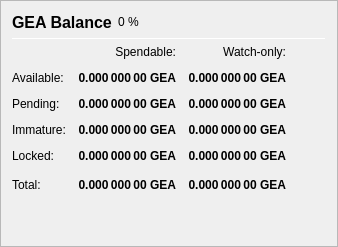
                   <widget class="QFrame" name="frame_Balances">
                    <property name="frameShape">
                     <enum>QFrame::StyledPanel</enum>
                    </property>
                    <property name="frameShadow">
                     <enum>QFrame::Raised</enum>
                    </property>
                    <layout class="QVBoxLayout" name="verticalLayout_4">
                     <item>
                      <layout class="QHBoxLayout" name="horizontalLayout_4">
                       <item>
                        <widget class="QLabel" name="label_5">
                         <property name="minimumSize">
                          <size>
                           <width>0</width>
                           <height>20</height>
                          </size>
                         </property>
                         <property name="font">
                          <font>
                           <pointsize>12</pointsize>
                           <weight>75</weight>
                           <bold>true</bold>
                          </font>
                         </property>
                         <property name="text">
                          <string>GEA Balance</string>
                         </property>
                        </widget>
                       </item>
                       <item>
                        <widget class="QLabel" name="labelGEAPercent">
                         <property name="text">
                          <string notr="true">0 %</string>
                         </property>
                        </widget>
                       </item>
                       <item>
                        <spacer name="horizontalSpacer_3">
                         <property name="orientation">
                          <enum>Qt::Horizontal</enum>
                         </property>
                         <property name="sizeHint" stdset="0">
                          <size>
                           <width>40</width>
                           <height>20</height>
                          </size>
                         </property>
                        </spacer>
                       </item>
                      </layout>
                     </item>
                     <item>
                      <widget class="Line" name="line_Balance">
                       <property name="minimumSize">
                        <size>
                         <width>0</width>
                         <height>1</height>
                        </size>
                       </property>
                       <property name="maximumSize">
                        <size>
                         <width>16777215</width>
                         <height>1</height>
                        </size>
                       </property>
                       <property name="orientation">
                        <enum>Qt::Horizontal</enum>
                       </property>
                      </widget>
                     </item>
                     <item>
                      <layout class="QGridLayout" name="gridLayout">
                       <property name="spacing">
                        <number>12</number>
                       </property>
                       <item row="0" column="1">
                        <widget class="QLabel" name="labelSpendable">
                         <property name="text">
                          <string>Spendable:</string>
                         </property>
                         <property name="alignment">
                          <set>Qt::AlignRight|Qt::AlignTrailing|Qt::AlignVCenter</set>
                         </property>
                        </widget>
                       </item>
                       <item row="0" column="2">
                        <widget class="QLabel" name="labelWatchonly">
                         <property name="text">
                          <string>Watch-only:</string>
                         </property>
                         <property name="alignment">
                          <set>Qt::AlignRight|Qt::AlignTrailing|Qt::AlignVCenter</set>
                         </property>
                        </widget>
                       </item>
                       <item row="1" column="0">
                        <widget class="QLabel" name="labelBalanceText">
                         <property name="text">
                          <string>Available:</string>
                         </property>
                        </widget>
                       </item>
                       <item row="1" column="1">
                        <widget class="QLabel" name="labelBalance">
                         <property name="font">
                          <font>
                           <weight>75</weight>
                           <bold>true</bold>
                          </font>
                         </property>
                         <property name="cursor">
                          <cursorShape>IBeamCursor</cursorShape>
                         </property>
                         <property name="toolTip">
                          <string>Your current spendable balance</string>
                         </property>
                         <property name="text">
                          <string notr="true">0.000 000 00 GEA</string>
                         </property>
                         <property name="alignment">
                          <set>Qt::AlignRight|Qt::AlignTrailing|Qt::AlignVCenter</set>
                         </property>
                         <property name="textInteractionFlags">
                          <set>Qt::LinksAccessibleByMouse|Qt::TextSelectableByKeyboard|Qt::TextSelectableByMouse</set>
                         </property>
                        </widget>
                       </item>
                       <item row="1" column="2">
                        <widget class="QLabel" name="labelWatchAvailable">
                         <property name="font">
                          <font>
                           <weight>75</weight>
                           <bold>true</bold>
                          </font>
                         </property>
                         <property name="cursor">
                          <cursorShape>IBeamCursor</cursorShape>
                         </property>
                         <property name="toolTip">
                          <string>Your current balance in watch-only addresses</string>
                         </property>
                         <property name="text">
                          <string notr="true">0.000 000 00 GEA</string>
                         </property>
                         <property name="alignment">
                          <set>Qt::AlignRight|Qt::AlignTrailing|Qt::AlignVCenter</set>
                         </property>
                         <property name="textInteractionFlags">
                          <set>Qt::LinksAccessibleByMouse|Qt::TextSelectableByKeyboard|Qt::TextSelectableByMouse</set>
                         </property>
                        </widget>
                       </item>
                       <item row="2" column="0">
                        <widget class="QLabel" name="labelPendingText">
                         <property name="text">
                          <string>Pending:</string>
                         </property>
                        </widget>
                       </item>
                       <item row="2" column="1">
                        <widget class="QLabel" name="labelUnconfirmed">
                         <property name="font">
                          <font>
                           <weight>75</weight>
                           <bold>true</bold>
                          </font>
                         </property>
                         <property name="cursor">
                          <cursorShape>IBeamCursor</cursorShape>
                         </property>
                         <property name="toolTip">
                          <string>Total of transactions that have yet to be confirmed, and do not yet count toward the spendable balance</string>
                         </property>
                         <property name="text">
                          <string notr="true">0.000 000 00 GEA</string>
                         </property>
                         <property name="alignment">
                          <set>Qt::AlignRight|Qt::AlignTrailing|Qt::AlignVCenter</set>
                         </property>
                         <property name="textInteractionFlags">
                          <set>Qt::LinksAccessibleByMouse|Qt::TextSelectableByKeyboard|Qt::TextSelectableByMouse</set>
                         </property>
                        </widget>
                       </item>
                       <item row="2" column="2">
                        <widget class="QLabel" name="labelWatchPending">
                         <property name="font">
                          <font>
                           <weight>75</weight>
                           <bold>true</bold>
                          </font>
                         </property>
                         <property name="cursor">
                          <cursorShape>IBeamCursor</cursorShape>
                         </property>
                         <property name="toolTip">
                          <string>Unconfirmed transactions to watch-only addresses</string>
                         </property>
                         <property name="text">
                          <string notr="true">0.000 000 00 GEA</string>
                         </property>
                         <property name="alignment">
                          <set>Qt::AlignRight|Qt::AlignTrailing|Qt::AlignVCenter</set>
                         </property>
                         <property name="textInteractionFlags">
                          <set>Qt::LinksAccessibleByMouse|Qt::TextSelectableByKeyboard|Qt::TextSelectableByMouse</set>
                         </property>
                        </widget>
                       </item>
                       <item row="3" column="0">
                        <widget class="QLabel" name="labelImmatureText">
                         <property name="text">
                          <string>Immature:</string>
                         </property>
                        </widget>
                       </item>
                       <item row="3" column="1">
                        <widget class="QLabel" name="labelImmature">
                         <property name="font">
                          <font>
                           <weight>75</weight>
                           <bold>true</bold>
                          </font>
                         </property>
                         <property name="cursor">
                          <cursorShape>IBeamCursor</cursorShape>
                         </property>
                         <property name="toolTip">
                          <string>Staked or masternode rewards that has not yet matured</string>
                         </property>
                         <property name="text">
                          <string notr="true">0.000 000 00 GEA</string>
                         </property>
                         <property name="alignment">
                          <set>Qt::AlignRight|Qt::AlignTrailing|Qt::AlignVCenter</set>
                         </property>
                         <property name="textInteractionFlags">
                          <set>Qt::LinksAccessibleByMouse|Qt::TextSelectableByKeyboard|Qt::TextSelectableByMouse</set>
                         </property>
                        </widget>
                       </item>
                       <item row="3" column="2">
                        <widget class="QLabel" name="labelWatchImmature">
                         <property name="font">
                          <font>
                           <weight>75</weight>
                           <bold>true</bold>
                          </font>
                         </property>
                         <property name="cursor">
                          <cursorShape>IBeamCursor</cursorShape>
                         </property>
                         <property name="toolTip">
                          <string>Staked or masternode rewards in watch-only addresses that has not yet matured</string>
                         </property>
                         <property name="text">
                          <string notr="true">0.000 000 00 GEA</string>
                         </property>
                         <property name="alignment">
                          <set>Qt::AlignRight|Qt::AlignTrailing|Qt::AlignVCenter</set>
                         </property>
                         <property name="textInteractionFlags">
                          <set>Qt::LinksAccessibleByMouse|Qt::TextSelectableByKeyboard|Qt::TextSelectableByMouse</set>
                         </property>
                        </widget>
                       </item>
                       <item row="4" column="0">
                        <widget class="QLabel" name="labelLockedBalanceText">
                         <property name="toolTip">
                          <string>Locked GEA or Masternode collaterals. These are excluded from zGEA minting.</string>
                         </property>
                         <property name="text">
                          <string>Locked:</string>
                         </property>
                        </widget>
                       </item>
                       <item row="4" column="1">
                        <widget class="QLabel" name="labelLockedBalance">
                         <property name="font">
                          <font>
                           <weight>75</weight>
                           <bold>true</bold>
                          </font>
                         </property>
                         <property name="cursor">
                          <cursorShape>IBeamCursor</cursorShape>
                         </property>
                         <property name="toolTip">
                          <string>Locked GEA or Masternode collaterals. These are excluded from zGEA minting.</string>
                         </property>
                         <property name="text">
                          <string notr="true">0.000 000 00 GEA</string>
                         </property>
                         <property name="alignment">
                          <set>Qt::AlignRight|Qt::AlignTrailing|Qt::AlignVCenter</set>
                         </property>
                         <property name="textInteractionFlags">
                          <set>Qt::LinksAccessibleByMouse|Qt::TextSelectableByKeyboard|Qt::TextSelectableByMouse</set>
                         </property>
                        </widget>
                       </item>
                       <item row="4" column="2">
                        <widget class="QLabel" name="labelWatchLocked">
                         <property name="font">
                          <font>
                           <weight>75</weight>
                           <bold>true</bold>
                          </font>
                         </property>
                         <property name="cursor">
                          <cursorShape>IBeamCursor</cursorShape>
                         </property>
                         <property name="toolTip">
                          <string>Current locked balance in watch-only addresses</string>
                         </property>
                         <property name="text">
                          <string notr="true">0.000 000 00 GEA</string>
                         </property>
                         <property name="alignment">
                          <set>Qt::AlignRight|Qt::AlignTrailing|Qt::AlignVCenter</set>
                         </property>
                         <property name="textInteractionFlags">
                          <set>Qt::LinksAccessibleByMouse|Qt::TextSelectableByKeyboard|Qt::TextSelectableByMouse</set>
                         </property>
                        </widget>
                       </item>
                       <item row="5" column="0">
                        <widget class="QLabel" name="labelTotalText">
                         <property name="toolTip">
                          <string>Your current GEA balance, unconfirmed and immature transactions included</string>
                         </property>
                         <property name="text">
                          <string>Total:</string>
                         </property>
                        </widget>
                       </item>
                       <item row="5" column="1">
                        <widget class="QLabel" name="labelTotal">
                         <property name="font">
                          <font>
                           <weight>75</weight>
                           <bold>true</bold>
                          </font>
                         </property>
                         <property name="cursor">
                          <cursorShape>IBeamCursor</cursorShape>
                         </property>
                         <property name="toolTip">
                          <string>Your current GEA balance, unconfirmed and immature transactions included</string>
                         </property>
                         <property name="text">
                          <string notr="true">0.000 000 00 GEA</string>
                         </property>
                         <property name="alignment">
                          <set>Qt::AlignRight|Qt::AlignTrailing|Qt::AlignVCenter</set>
                         </property>
                         <property name="textInteractionFlags">
                          <set>Qt::LinksAccessibleByMouse|Qt::TextSelectableByKeyboard|Qt::TextSelectableByMouse</set>
                         </property>
                        </widget>
                       </item>
                       <item row="5" column="2">
                        <widget class="QLabel" name="labelWatchTotal">
                         <property name="font">
                          <font>
                           <weight>75</weight>
                           <bold>true</bold>
                          </font>
                         </property>
                         <property name="cursor">
                          <cursorShape>IBeamCursor</cursorShape>
                         </property>
                         <property name="toolTip">
                          <string>Current total balance in watch-only addresses</string>
                         </property>
                         <property name="text">
                          <string notr="true">0.000 000 00 GEA</string>
                         </property>
                         <property name="alignment">
                          <set>Qt::AlignRight|Qt::AlignTrailing|Qt::AlignVCenter</set>
                         </property>
                         <property name="textInteractionFlags">
                          <set>Qt::LinksAccessibleByMouse|Qt::TextSelectableByKeyboard|Qt::TextSelectableByMouse</set>
                         </property>
                        </widget>
                       </item>
                       <item row="5" column="3">
                        <spacer name="horizontalSpacer_9">
                         <property name="orientation">
                          <enum>Qt::Horizontal</enum>
                         </property>
                         <property name="sizeHint" stdset="0">
                          <size>
                           <width>40</width>
                           <height>20</height>
                          </size>
                         </property>
                        </spacer>
                       </item>
                      </layout>
                     </item>
                     <item>
                      <spacer name="verticalSpacer_3">
                       <property name="orientation">
                        <enum>Qt::Vertical</enum>
                       </property>
                       <property name="sizeHint" stdset="0">
                        <size>
                         <width>20</width>
                         <height>40</height>
                        </size>
                       </property>
                      </spacer>
                     </item>
                    </layout>
                   </widget>
